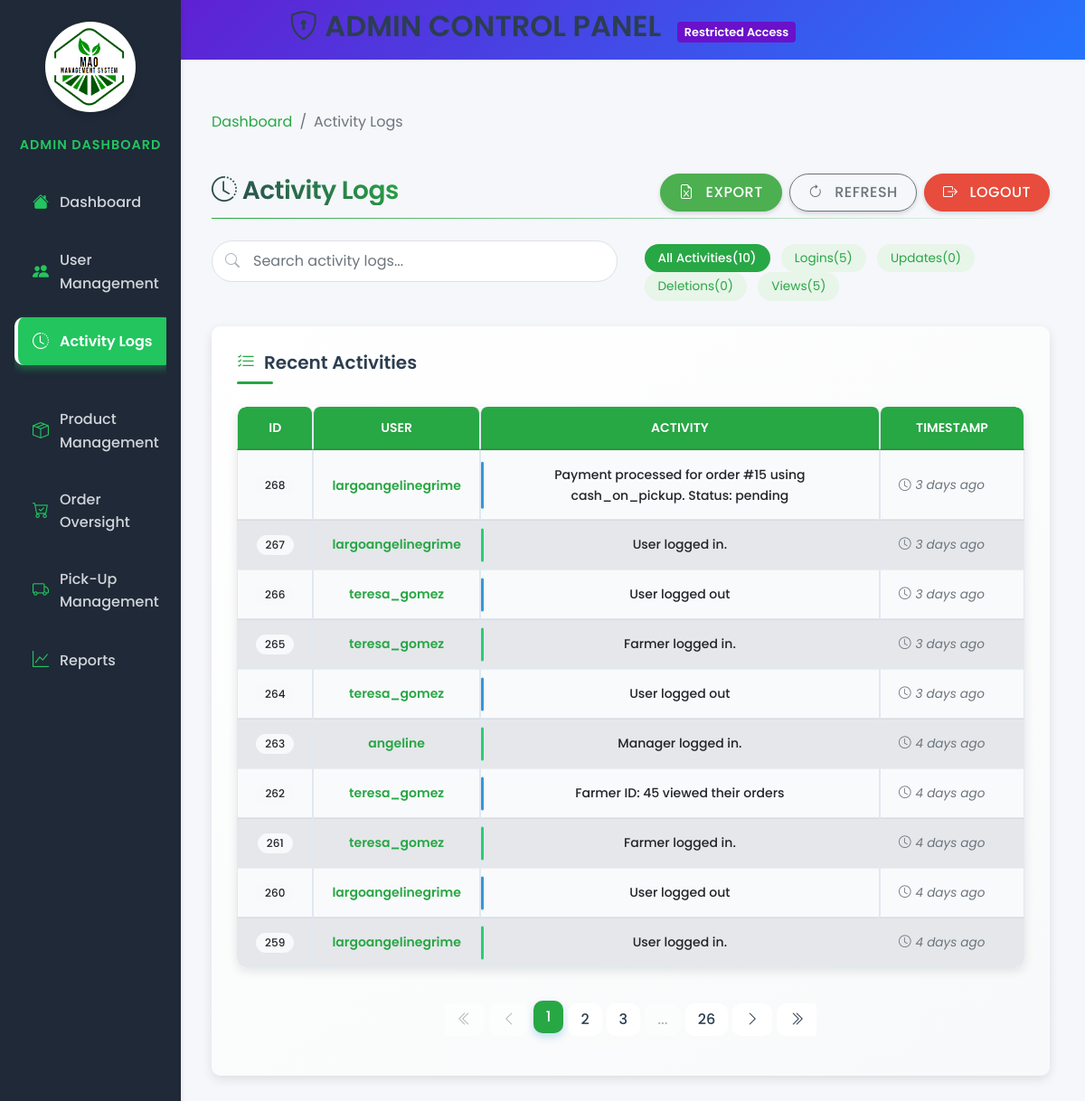
The app's page /views/admin/activity-logs.php (signed in) with its own data.
### tables this page shows
CREATE TABLE `activitylogs` (
  `log_id` int(11) NOT NULL,
  `user_id` int(11) DEFAULT NULL,
  `action` varchar(255) DEFAULT NULL,
  `action_date` timestamp NOT NULL DEFAULT current_timestamp()
);

CREATE TABLE `users` (
  `user_id` int(11) NOT NULL,
  `username` varchar(50) NOT NULL,
  `password` varchar(255) NOT NULL,
  `email` varchar(100) NOT NULL,
  `role_id` int(11) DEFAULT NULL,
  `created_at` timestamp NOT NULL DEFAULT current_timestamp(),
  `updated_at` timestamp NOT NULL DEFAULT current_timestamp() ON UPDATE current_timestamp(),
  `first_name` varchar(100) NOT NULL,
  `last_name` varchar(100) NOT NULL,
  `contact_number` varchar(20) DEFAULT NULL,
  `address` text DEFAULT NULL
);

### models/log.php (called while the page is built, shortened)
<?php
require_once 'Database.php';
class Log
{
    private $pdo;
    public function __construct()
    {
        $database = new Database();
        $this->pdo = $database->connect();
    }
    public function getActivityLogs(int $offset = 0, int $limit = 10): array
    {
        try {
            $offset = max(0, $offset);
            $limit  = max(1, min(100, $limit));
            $sql = "SELECT logs.log_id, users.username, logs.action, logs.action_date
                    FROM activitylogs AS logs
                    JOIN users ON logs.user_id = users.user_id
                    ORDER BY logs.action_date DESC
                    LIMIT :limit OFFSET :offset";
            $stmt = $this->pdo->prepare($sql);
            $stmt->bindValue(':limit', $limit, PDO::PARAM_INT);
            $stmt->bindValue(':offset', $offset, PDO::PARAM_INT);
            $stmt->execute();
            return $stmt->fetchAll(PDO::FETCH_ASSOC);
        } catch (PDOException $e) {
            error_log("Error fetching logs: " . $e->getMessage());
            return [];
        }
    }
    public function getTotalLogsCount(): int
    {
        try {
            $sql = "SELECT COUNT(*) as total FROM activitylogs";
            $stmt = $this->pdo->query($sql);
            $result = $stmt->fetch(PDO::FETCH_ASSOC);
            return (int)$result['total'];
        } catch (PDOException $e) {
            error_log("Error fetching total log count: " . $e->getMessage());
            return 0;
        }
    }
}
?>

### models/database.php (called while the page is built)
<?php
class Database {
    private $host = 'localhost';
    private $db = 'farmersmarketdb';
    private $user = 'root';
    private $pass = '';
    private $charset = 'utf8mb4';
    public $conn;
    public function connect() {
        if ($this->conn === null) {
            try {
                $dsn = "mysql:host=$this->host;dbname=$this->db;charset=$this->charset";
                $this->conn = new PDO($dsn, $this->user, $this->pass);
                $this->conn->setAttribute(PDO::ATTR_ERRMODE, PDO::ERRMODE_EXCEPTION);
            } catch (PDOException $e) {
                echo 'Connection failed: ' . $e->getMessage();
                exit;
            }
        }
        return $this->conn;
    }
}
?>

### views/admin/activity-logs.php (the view, shortened to what this page needs)
<?php
require_once '../../models/Log.php';
$logClass = new Log();
$limit = isset($_GET['limit']) ? (int)$_GET['limit'] : 10;
$page = isset($_GET['page']) ? (int)$_GET['page'] : 1;
$offset = ($page - 1) * $limit;
$searchTerm = isset($_GET['search']) ? htmlspecialchars(trim($_GET['search'])) : '';
$logs = [];
$totalLogs = 0;
if (!empty($searchTerm)) {
    $logs = $logClass->searchActivityLogs($searchTerm, $offset, $limit);
    $totalLogs = $logClass->getSearchLogsCount($searchTerm);
} else {
    $logs = $logClass->getActivityLogs($offset, $limit);
    $totalLogs = $logClass->getTotalLogsCount();
}
$totalPages = ceil($totalLogs / $limit);
?>
<!DOCTYPE html>
<html lang="en">
<head>
    <link href="https://stackpath.bootstrapcdn.com/bootstrap/4.5.2/css/bootstrap.min.css" rel="stylesheet">
    <link href="https://cdn.jsdelivr.net/npm/bootstrap-icons/font/bootstrap-icons.css" rel="stylesheet">
    <link rel="stylesheet" href="../../public/style/admin.css">
    <link rel="stylesheet" href="../../public/style/admin-sidebar.css">
    <link rel="stylesheet" href="../../public/style/activity-logs.css">
</head>
<body>
    <div class="admin-header text-center">
        <h2><i class="bi bi-shield-lock"></i> ADMIN CONTROL PANEL <span class="admin-badge">Restricted Access</span></h2>
    </div>
    <div class="container-fluid">
        <div class="row">
            <?php include '../../views/global/admin-sidebar.php'; ?>
            <main role="main" class="col-md-9 ml-sm-auto col-lg-10 px-4 py-4 activity-logs-page">
                <nav aria-label="breadcrumb">
                    <ol class="breadcrumb">
                        <li class="breadcrumb-item"><a href="admin-dashboard.php">Dashboard</a></li>
                        <li class="breadcrumb-item active" aria-current="page">Activity Logs</li>
                    </ol>
                </nav>
                <div class="page-header">
                    <h1 class="h2"><i class="bi bi-clock-history"></i> Activity Logs</h1>
                    <div class="d-flex">
                        <button class="btn btn-success mr-2" id="exportLogs">
                            <i class="bi bi-file-earmark-excel"></i> Export
                        </button>
                        <button class="btn btn-outline-secondary mr-2" id="refreshLogs">
                            <i class="bi bi-arrow-clockwise"></i> Refresh
                        </button>
                        <a href="?logout=true" class="btn btn-danger" onclick="return confirmLogout();">
                            <i class="bi bi-box-arrow-right"></i> Logout
                        </a>
                    </div>
                </div>
                <div class="row mb-4">
                    <div class="col-md-6">
                        <div class="search-container">
                            <form method="GET" action="" class="d-flex" id="search-form">
                                <input type="text" name="search" id="search" class="form-control"
                                       placeholder="Search activity logs..." value="<?= htmlspecialchars($searchTerm) ?>">
                            </form>
                        </div>
                    </div>
                    <div class="col-md-6 d-flex align-items-center justify-content-md-end mt-3 mt-md-0">
                        <div class="filter-badges">
                            <span class="filter-badge active" data-filter="all">All Activities <span class="count"></span></span>
                            <span class="filter-badge" data-filter="login">Logins <span class="count"></span></span>
                            <span class="filter-badge" data-filter="update">Updates <span class="count"></span></span>
                            <span class="filter-badge" data-filter="delete">Deletions <span class="count"></span></span>
                            <span class="filter-badge" data-filter="view">Views <span class="count"></span></span>
                        </div>
                    </div>
                </div>
                <section id="activity-logs">
                    <div class="card">
                        <div class="card-body">
                            <h5 class="card-title"><i class="bi bi-list-check"></i> Recent Activities</h5>
                            <div class="table-container">
                                <div class="table-responsive">
                                    <table class="table table-hover">
                                        <thead>
                                            <tr>
                                                <th style="width: 5%">ID</th>
                                                <th style="width: 15%">User</th>
                                                <th style="width: 60%">Activity</th>
                                                <th style="width: 20%">Timestamp</th>
                                            </tr>
                                        </thead>
                                        <tbody id="logs-table">
                                            <?php if (count($logs) > 0) : ?>
                                                <?php foreach ($logs as $log) :
                                                    $logType = 'view';
                                                    $action = strtolower($log['action']);
                                                    if (strpos($action, 'login') !== false || strpos($action, 'logged in') !== false ||
                                                        strpos($action, 'log in') !== false || strpos($action, 'signin') !== false) {
                                                        $logType = 'login';
                                                    }
                                                    elseif (strpos($action, 'update') !== false || strpos($action, 'edit') !== false ||
                                                            strpos($action, 'chang') !== false || strpos($action, 'modif') !== false) {
                                                        $logType = 'update';
                                                    }
                                                    elseif (strpos($action, 'delet') !== false || strpos($action, 'remov') !== false ||
                                                            strpos($action, 'cancel') !== false) {
                                                        $logType = 'delete';
                                                    }
                                                ?>
                                                    <tr class="fadeIn" data-log-type="<?= $logType ?>">
                                                        <td><span class="badge badge-pill badge-light"><?= htmlspecialchars($log['log_id']) ?></span></td>
                                                        <td><span class="log-username"><?= htmlspecialchars($log['username']) ?></span></td>
                                                        <td class="log-message" data-type="<?= $logType ?>"
                                                            title="<?= htmlspecialchars($log['action']) ?>">
                                                            <span class="log-content"><?= htmlspecialchars($log['action']) ?></span>
                                                        </td>
                                                        <td>
                                                            <span class="log-timestamp" data-time="<?= htmlspecialchars($log['action_date']) ?>">
                                                            </span>
                                                        </td>
                                                    </tr>
                                                <?php endforeach; ?>
                                            <?php endif; ?>
                                        </tbody>
                                    </table>
                                </div>
                            </div>
                            <div class="pagination-container">
                                <nav>
                                    <ul class="pagination justify-content-center">
                                        <li class="page-item <?= ($page == 1) ? 'disabled' : '' ?>">
                                            <a class="page-link" href="?page=1&search=<?= urlencode($searchTerm) ?>">
                                                <i class="bi bi-chevron-double-left"></i>
                                            </a>
                                        </li>
                                        <li class="page-item <?= ($page == 1) ? 'disabled' : '' ?>">
                                            <a class="page-link" href="?page=<?= $page - 1 ?>&search=<?= urlencode($searchTerm) ?>">
                                                <i class="bi bi-chevron-left"></i>
                                            </a>
                                        </li>
                                        <?php
                                        $start = max(1, $page - 2);
                                        $end = min($totalPages, $page + 2);
                                        for ($i = $start; $i <= $end; $i++) :
                                        ?>
                                            <li class="page-item <?= ($i == $page) ? 'active' : '' ?>">
                                                <a class="page-link" href="?page=<?= $i ?>&search=<?= urlencode($searchTerm) ?>"><?= $i ?></a>
                                            </li>
                                        <?php
                                        endfor;
                                        if ($end < $totalPages) {
                                            if ($end < $totalPages - 1) {
                                                echo '<li class="page-item disabled"><span class="page-link">...</span></li>';
                                            }
                                            echo '<li class="page-item"><a class="page-link" href="?page=' . $totalPages . '&search=' . urlencode($searchTerm) . '">' . $totalPages . '</a></li>';
                                        }
                                        ?>
                                        <li class="page-item <?= ($page == $totalPages) ? 'disabled' : '' ?>">
                                            <a class="page-link" href="?page=<?= $page + 1 ?>&search=<?= urlencode($searchTerm) ?>">
                                                <i class="bi bi-chevron-right"></i>
                                            </a>
                                        </li>
                                        <li class="page-item <?= ($page == $totalPages) ? 'disabled' : '' ?>">
                                            <a class="page-link" href="?page=<?= $totalPages ?>&search=<?= urlencode($searchTerm) ?>">
                                                <i class="bi bi-chevron-double-right"></i>
                                            </a>
                                        </li>
                                    </ul>
                                </nav>
                            </div>
                        </div>
                    </div>
                </section>
            </main>
        </div>
    </div>
</body>
</html>

### records on screen
activitylogs: log_id "268", user.username "largoangelinegrime", action "Payment processed for order #15 using cash_on_pickup. Status: pending"
activitylogs: log_id "267", user.username "largoangelinegrime", action "User logged in."
activitylogs: log_id "266", user.username "teresa_gomez", action "User logged out"
activitylogs: log_id "265", user.username "teresa_gomez", action "Farmer logged in."
activitylogs: log_id "264", user.username "teresa_gomez", action "User logged out"
activitylogs: log_id "263", user.username "angeline", action "Manager logged in."
activitylogs: log_id "262", user.username "teresa_gomez", action "Farmer ID: 45 viewed their orders"
activitylogs: log_id "261", user.username "teresa_gomez", action "Farmer logged in."
activitylogs: log_id "260", user.username "largoangelinegrime", action "User logged out"
activitylogs: log_id "259", user.username "largoangelinegrime", action "User logged in."

### other values on screen
$totalPages "26"
